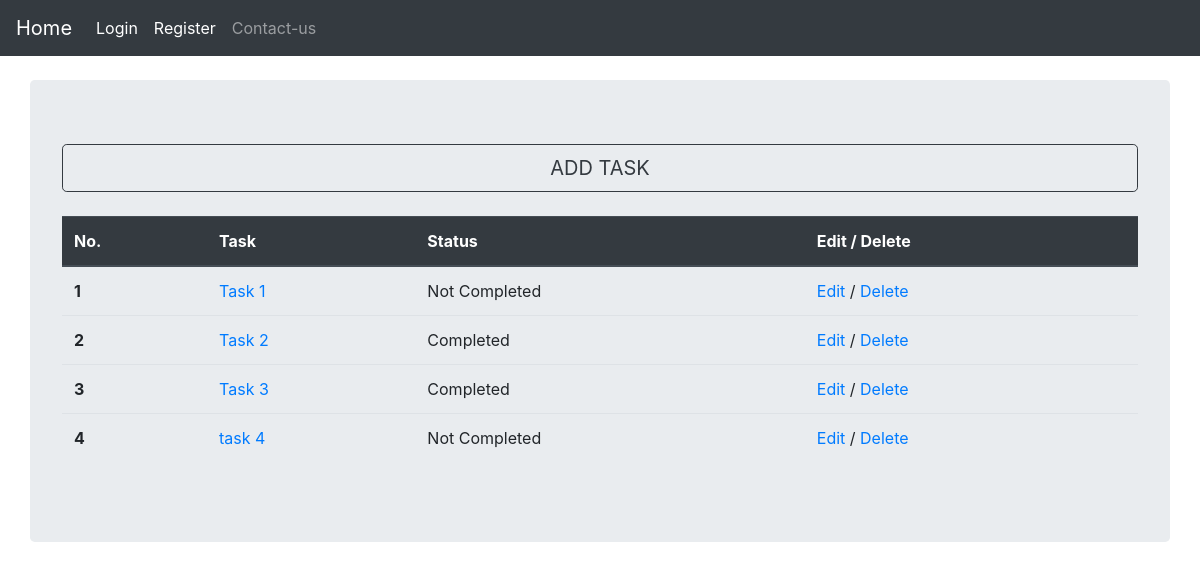
/todo/, run on the app's committed database.
### todo/models.py (models this page shows, shortened)
class TaskList(models.Model):
    name = models.CharField(max_length=50)
    done = models.BooleanField(default=False)

### todo/views.py (the view)
# urls.py: path('', views.todo_home, name='todo-home'),
def todo_home(request):
    task = TaskList.objects.all()
    context = {"task": task}
    return render(request, 'todo/todo_home.html', context)

### todo/templates/todo/todo_home.html (shortened to what this page needs)
{% extends 'base.html' %}
{% block content %}
<a class="btn btn-outline-dark btn-lg btn-block" href="{% url 'todo-create' %}">ADD TASK</a>
<br>
<table class="table">
  <thead class="thead-dark">
    <tr>
      <th scope="col">No.</th>
      <th scope="col">Task</th>
      <th scope="col">Status</th>
      <th scope="col">Edit / Delete</th>
    </tr>
  </thead>
  <tbody>
  {% for task in task %}
  {% if task.done %}
    <tr>
      <th scope="row">{{forloop.counter}}</th>
      <td><a href="{% url 'todo-view' task.pk %}">{{task.name}}</a></td>
      <td>Completed</td>
      <td><a href="{% url 'todo-edit' task.pk %}">Edit</a> / <a href="{% url 'todo-delete' task.pk %}">Delete</a></td>
    </tr>
    {% else %}
    <tr>
      <th scope="row">{{forloop.counter}}</th>
      <td><a href="{% url 'todo-view' task.pk %}">{{task.name}}</a></td>
      <td>Not Completed</td>
      <td><a href="{% url 'todo-edit' task.pk %}">Edit</a> / <a href="{% url 'todo-delete' task.pk %}">Delete</a></td>
    </tr>
    {% endif %}
    {% endfor %}
  </tbody>
</table>
{% endblock content %}

### data on the page
TaskList: name "Task 1"
TaskList: name "Task 2"
TaskList: name "Task 3"
TaskList: name "task 4"
